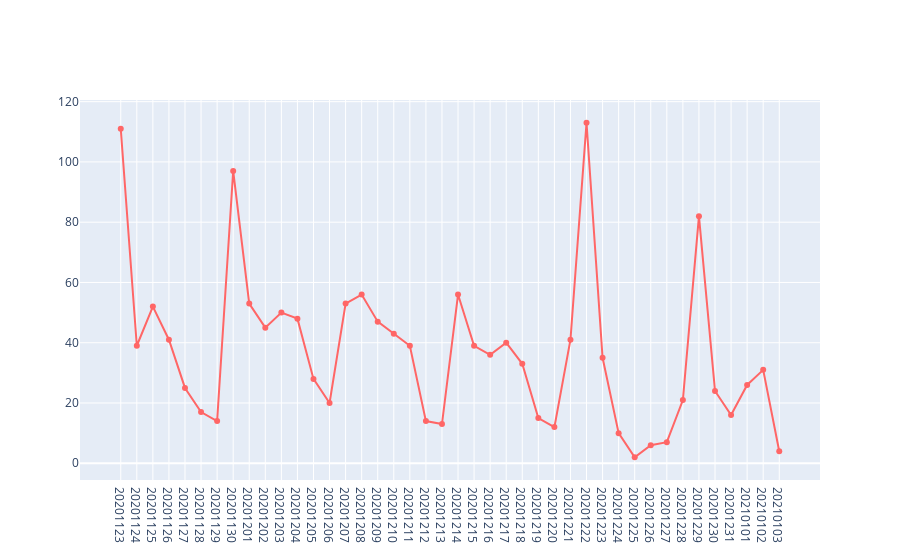

This figure's notebook cell:
### Code cell
# Plot new home listing number per day
plot_single_day_data(first_day_on_markets_lst, cutoff_day=20201123)

### Figure 1 — Plotly figure (JSON) as saved in the notebook; plotly's stock layout.template omitted (floating-point values rounded to 4 significant figures)
{"data": [{"marker": {"color": "rgba(255, 102, 102, 1)"}, "mode": "lines+markers", "name": "line + number", "type": "scatter", "x": ["20201123", "20201124", "20201125", "20201126", "20201127", "20201128", "20201129", "20201130", "20201201", "20201202", "20201203", "20201204", "20201205", "20201206", "20201207", "20201208", "20201209", "20201210", "20201211", "20201212", "20201213", "20201214", "20201215", "20201216", "20201217", "20201218", "20201219", "20201220", "20201221", "20201222", "20201223", "20201224", "20201225", "20201226", "20201227", "20201228", "20201229", "20201230", "20201231", "20210101", "20210102", "20210103"], "y": [111, 39, 52, 41, 25, 17, 14, 97, 53, 45, 50, 48, 28, 20, 53, 56, 47, 43, 39, 14, 13, 56, 39, 36, 40, 33, 15, 12, 41, 113, 35, 10, 2, 6, 7, 21, 82, 24, 16, 26, 31, 4]}], "layout": {}}
